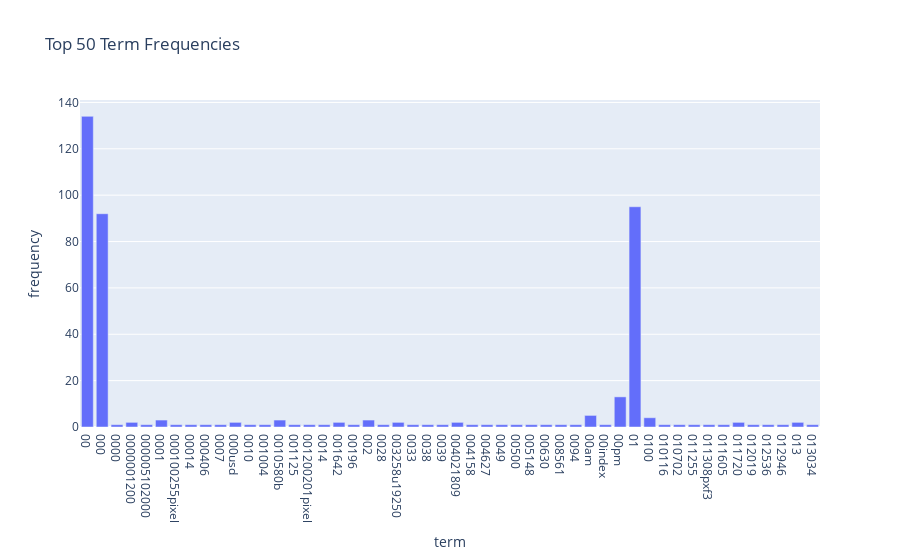

The cell this chart's notebook holds for it:
### Markdown cell above
### >>> **Exercise 13 (take home):** 
The chart above only contains 300 vocabulary in the documents, and it's already computationally intensive to both compute and visualize. Can you efficiently reduce the number of terms you want to visualize as an exercise.

### Code cell
# Answer here
import seaborn as sns
import matplotlib.pyplot as plt
import pandas as pd

top_k = 50
terms = count_vect.get_feature_names_out()[:top_k]
frequencies = term_frequencies[:top_k]

import plotly.express as px

df_plot = pd.DataFrame({"term": terms, "frequency": frequencies})
fig = px.bar(df_plot, x="term", y="frequency", 
             title=f"Top {top_k} Term Frequencies")
fig.show()

### Figure 1 — Plotly figure (JSON) as saved in the notebook; plotly's stock layout.template omitted (floating-point values rounded to 4 significant figures)
{"data": [{"hovertemplate": "term=%{x}<br>frequency=%{y}<extra></extra>", "legendgroup": "", "marker": {"color": "#636efa", "pattern": {"shape": ""}}, "name": "", "orientation": "v", "showlegend": false, "textposition": "auto", "type": "bar", "x": ["00", "000", "0000", "0000001200", "000005102000", "0001", "000100255pixel", "00014", "000406", "0007", "000usd", "0010", "001004", "0010580b", "001125", "001200201pixel", "0014", "001642", "00196", "002", "0028", "003258u19250", "0033", "0038", "0039", "004021809", "004158", "004627", "0049", "00500", "005148", "00630", "008561", "0094", "00am", "00index", "00pm", "01", "0100", "010116", "010702", "011255", "011308pxf3", "011605", "011720", "012019", "012536", "012946", "013", "013034"], "xaxis": "x", "y": [134, 92, 1, 2, 1, 3, 1, 1, 1, 1, 2, 1, 1, 3, 1, 1, 1, 2, 1, 3, 1, 2, 1, 1, 1, 2, 1, 1, 1, 1, 1, 1, 1, 1, 5, 1, 13, 95, 4, 1, 1, 1, 1, 1, 2, 1, 1, 1, 2, 1], "yaxis": "y"}], "layout": {"barmode": "relative", "legend": {"tracegroupgap": 0}, "title": {"text": "Top 50 Term Frequencies"}, "xaxis": {"anchor": "y", "domain": [0, 1], "title": {"text": "term"}}, "yaxis": {"anchor": "x", "domain": [0, 1], "title": {"text": "frequency"}}}}
